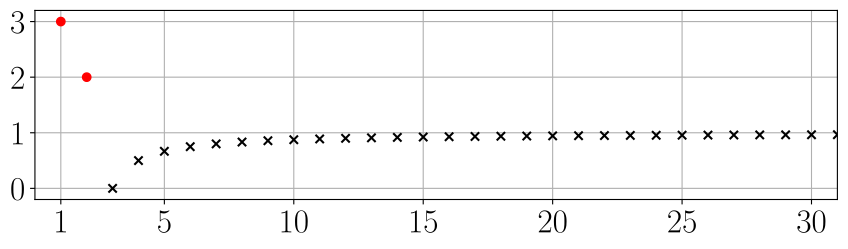

This figure's Python source:
import numpy as np, matplotlib.pyplot as plt
from matplotlib import rcParams
from pathlib import Path

rcParams['font.size'] = 24
rcParams['text.usetex'] = True

fig = plt.figure(figsize=(9,3))
ax = fig.add_subplot()

def f(n):
    if n == 1:
        return 3
    elif n == 2:
        return 2
    else:
        return (n - 3)/(n - 2)

n = np.arange(3, 33)
a_n = np.array([f(j) for j in n])

ax.grid()
ax.set_axisbelow(True)
ax.scatter(n, a_n, color='black', marker='x')
ax.scatter([1, 2], [3, 2], color='red', marker='o')

ax.set_xlim(0, 31)
ax.set_ylim(-0.2, 3.2)
ax.set_xticks(ticks=[1, 5, 10, 15, 20, 25, 30])
ax.set_yticks(ticks=[0, 1, 2, 3])

plt.tight_layout()

plt.savefig(Path(__file__).with_suffix('.pdf'), format="pdf", bbox_inches="tight")
#plt.show()
